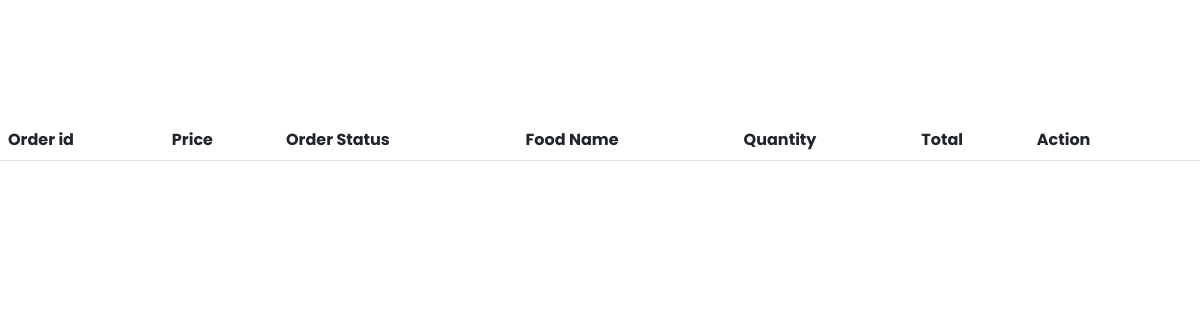
The page /orders-p.php on the database as committed earlier.
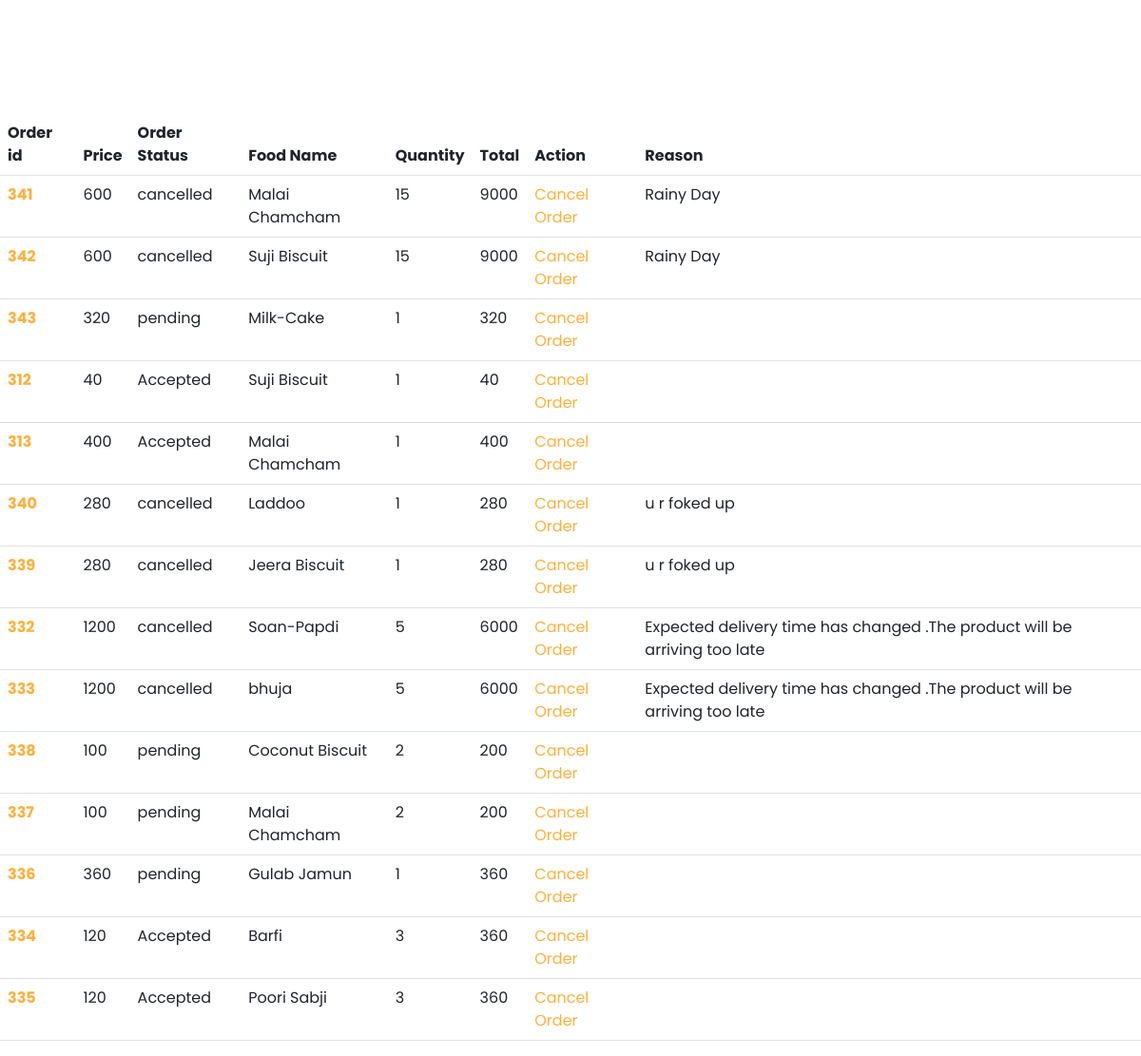
The same page on the database as committed later.
### tables this page shows
CREATE TABLE IF NOT EXISTS `inventory` (
  `id` int NOT NULL AUTO_INCREMENT,
  `cid` int NOT NULL,
  `category` varchar(30) NOT NULL,
  `item_Name` varchar(30) NOT NULL,
  `quantity` int NOT NULL DEFAULT '0',
  `price` varchar(30) NOT NULL,
  `price_for` varchar(50) NOT NULL,
  `image` varchar(1024) DEFAULT NULL,
  `description` varchar(30) NOT NULL,
  `specials` int NOT NULL,
  PRIMARY KEY (`id`)
);

CREATE TABLE IF NOT EXISTS `checkout` (
  `id` int NOT NULL AUTO_INCREMENT,
  `pid` varchar(50) NOT NULL,
  `cid` int NOT NULL,
  `prod_id` varchar(6) NOT NULL,
  `quantity` varchar(6) NOT NULL,
  `o_date` varchar(34) NOT NULL,
  `time` varchar(10) NOT NULL,
  `UserName` varchar(50) NOT NULL,
  `home` varchar(50) NOT NULL,
  `town_city` varchar(50) NOT NULL,
  `phone_no` varchar(50) NOT NULL,
  `email` varchar(50) NOT NULL,
  `pincode` int NOT NULL,
  `status` int NOT NULL,
  `reason` varchar(400) NOT NULL,
  `price` int NOT NULL,
  PRIMARY KEY (`id`)
);

### orders-p.php (the view, shortened to what this page needs)
  <?php
    include("./conn.php");
  $products_sql = "SELECT * from inventory INNER JOIN checkout ON checkout.prod_id = inventory.id  ";
  $products_result = mysqli_query($conn,$products_sql);
  $products_data = mysqli_fetch_all($products_result,MYSQLI_ASSOC);
    ?>
<!DOCTYPE html>
<html lang="en">
<head>
  <link href="assets/vendor/fontawesome-free/css/all.min.css" rel="stylesheet">
  <link href="assets/vendor/animate.css/animate.min.css" rel="stylesheet">
  <link href="assets/vendor/aos/aos.css" rel="stylesheet">
  <link href="assets/vendor/bootstrap/css/bootstrap.min.css" rel="stylesheet">
  <link href="assets/vendor/bootstrap-icons/bootstrap-icons.css" rel="stylesheet">
  <link href="assets/vendor/boxicons/css/boxicons.min.css" rel="stylesheet">
  <link href="assets/vendor/glightbox/css/glightbox.min.css" rel="stylesheet">
  <link href="assets/vendor/swiper/swiper-bundle.min.css" rel="stylesheet">
  <link href="assets/css/style.css" rel="stylesheet">
</head>
  <body>
  <section></section>
  <div class="table-responsive col-lg-12 col-md-12 mt-12 ml-3 mt-md-0">
    <table class="table">
  <thead>
    <tr>
      <th scope="col">Order id</th>
      <th scope="col">Price</th>
      <th scope="col">Order Status</th>
      <th scope="col">Food Name</th>
      <th scope="col">Quantity</th>
      <th scope="col">Total</th>
      <th scope="col">Action</th>
      <th scope="col"><?php if($products_data[0]["status"] == 3){
		  echo "Reason";
	  } ?></th>
    </tr>
  </thead>
  <tbody>
    <?php foreach($products_data as $prod){ ?>
      <tr>
      <th scope="row"><a href="order_tracking.php?id=<?php echo $prod["id"] ?>" style="display:block;"><?php echo $prod["id"] ?></a></th>
      <td><?php echo $prod["price"] ?></td>
      <td><?php echo $prod["status"] == 1 ? "Accepted" : ($prod["status"] == 2 ? "On Delivery" : ($prod["status"] == 3 ? "cancelled" : "pending" ))?></td>
      <td><?php echo $prod["item_Name"] ?></td>
      <td><?php echo $prod["quantity"] ?></td>
	  <td><?php echo $prod["price"] * $prod["quantity"]; ?></td>
      <td><a href="#" onclick="showAlert()" >Cancel Order</a></td>
	   <td><?php if($prod["status"] == 3){
		  echo  $prod["reason"];
	  } ?></td>
    </tr>
    <?php } ?>
  </tbody>
</table>
</div>
  </body>
</html>

Rows that differ between the two databases and show on the page:
added inventory: checkout.id "341", checkout.price "600", shows "cancelled", item_Name "Malai Chamcham", checkout.quantity "15", checkout.price+quantity "9000", checkout.reason "Rainy Day", checkout.id "313", checkout.price "400", shows "Accepted", checkout.quantity "1", checkout.id "337", checkout.price "100", checkout.quantity "2", checkout.price+quantity "200"
added inventory: checkout.id "342", checkout.price "600", shows "cancelled", item_Name "Suji Biscuit", checkout.quantity "15", checkout.price+quantity "9000", checkout.reason "Rainy Day", checkout.id "312", checkout.price "40", shows "Accepted", checkout.quantity "1"
added inventory: checkout.id "343", checkout.price "320", shows "pending", item_Name "Milk-Cake", checkout.quantity "1"
added inventory: checkout.id "340", checkout.price "280", shows "cancelled", item_Name "Laddoo", checkout.quantity "1", checkout.reason "u r foked up"
added inventory: checkout.id "339", checkout.price "280", shows "cancelled", item_Name "Jeera Biscuit", checkout.quantity "1", checkout.reason "u r foked up"
added inventory: checkout.id "332", checkout.price "1200", shows "cancelled", item_Name "Soan-Papdi", checkout.quantity "5", checkout.price+quantity "6000", checkout.reason "Expected delivery time has changed .The product will be arriving too late"
added inventory: checkout.id "333", checkout.price "1200", shows "cancelled", item_Name "bhuja", checkout.quantity "5", checkout.price+quantity "6000", checkout.reason "Expected delivery time has changed .The product will be arriving too late"
added inventory: checkout.id "338", checkout.price "100", shows "pending", item_Name "Coconut Biscuit", checkout.quantity "2", checkout.price+quantity "200"
added inventory: checkout.id "336", checkout.price "360", shows "pending", item_Name "Gulab Jamun", checkout.quantity "1"
added inventory: checkout.id "334", checkout.price "120", shows "Accepted", item_Name "Barfi", checkout.quantity "3", checkout.price+quantity "360"
added inventory: checkout.id "335", checkout.price "120", shows "Accepted", item_Name "Poori Sabji", checkout.quantity "3", checkout.price+quantity "360"
Other text that changed with them:
text now shown: "Reason"
